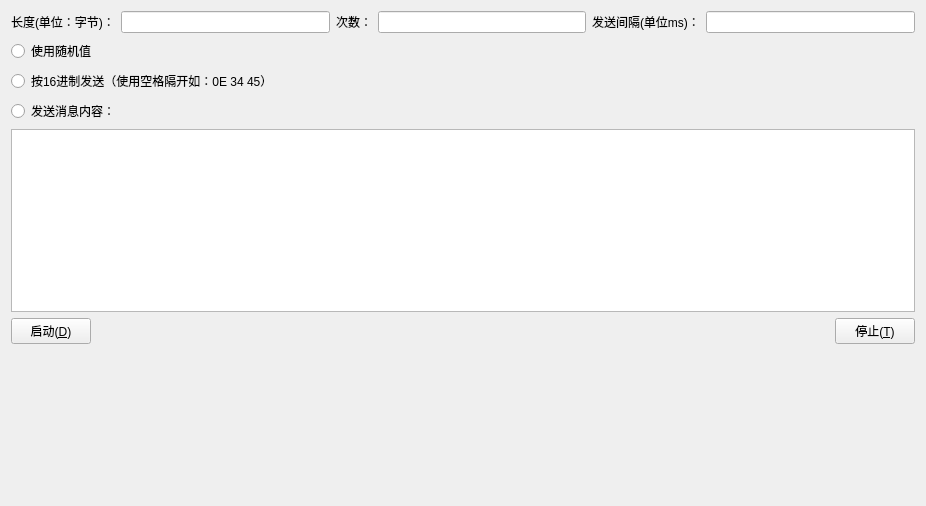
<?xml version="1.0" encoding="UTF-8"?>
<ui version="4.0">
 <class>panel_sim_storm</class>
 <widget class="QWidget" name="panel_sim_storm">
  <property name="geometry">
   <rect>
    <x>0</x>
    <y>0</y>
    <width>926</width>
    <height>506</height>
   </rect>
  </property>
  <property name="windowTitle">
   <string>Form</string>
  </property>
  <layout class="QGridLayout" name="gridLayout_2">
   <item row="0" column="0">
    <layout class="QHBoxLayout" name="horizontalLayout_2">
     <item>
      <widget class="QLabel" name="label_6">
       <property name="text">
        <string>长度(单位：字节)：</string>
       </property>
      </widget>
     </item>
     <item>
      <widget class="QLineEdit" name="lenLineEdit"/>
     </item>
     <item>
      <widget class="QLabel" name="label_5">
       <property name="text">
        <string>次数：</string>
       </property>
      </widget>
     </item>
     <item>
      <widget class="QLineEdit" name="sendNumLineEdit"/>
     </item>
     <item>
      <widget class="QLabel" name="label_7">
       <property name="text">
        <string>发送间隔(单位ms)：</string>
       </property>
      </widget>
     </item>
     <item>
      <widget class="QLineEdit" name="intervalLineEdit"/>
     </item>
    </layout>
   </item>
   <item row="1" column="0">
    <layout class="QGridLayout" name="gridLayout">
     <item row="0" column="0">
      <widget class="QRadioButton" name="randRadioButton">
       <property name="text">
        <string>使用随机值</string>
       </property>
       <property name="autoExclusive">
        <bool>true</bool>
       </property>
      </widget>
     </item>
     <item row="1" column="0">
      <widget class="QRadioButton" name="hexRradioButton">
       <property name="text">
        <string>按16进制发送（使用空格隔开如：0E 34 45）</string>
       </property>
       <property name="autoExclusive">
        <bool>true</bool>
       </property>
      </widget>
     </item>
     <item row="2" column="0">
      <widget class="QRadioButton" name="commonRradioButton">
       <property name="text">
        <string>发送消息内容：</string>
       </property>
       <property name="autoExclusive">
        <bool>true</bool>
       </property>
      </widget>
     </item>
     <item row="3" column="0">
      <widget class="QTextEdit" name="sendInfoTextEdit"/>
     </item>
    </layout>
   </item>
   <item row="2" column="0">
    <layout class="QHBoxLayout" name="horizontalLayout">
     <item>
      <widget class="QPushButton" name="startPushButton">
       <property name="text">
        <string>启动(&amp;D)</string>
       </property>
       <property name="icon">
        <iconset resource="sim_iec61850.qrc">
         <normaloff>:/sim_iec61850/Resources/KEY04.ICO</normaloff>:/sim_iec61850/Resources/KEY04.ICO</iconset>
       </property>
      </widget>
     </item>
     <item>
      <spacer name="horizontalSpacer">
       <property name="orientation">
        <enum>Qt::Horizontal</enum>
       </property>
       <property name="sizeHint" stdset="0">
        <size>
         <width>40</width>
         <height>20</height>
        </size>
       </property>
      </spacer>
     </item>
     <item>
      <widget class="QPushButton" name="stopPushButton">
       <property name="text">
        <string>停止(&amp;T)</string>
       </property>
       <property name="icon">
        <iconset resource="sim_iec61850.qrc">
         <normaloff>:/sim_iec61850/Resources/del.gif</normaloff>:/sim_iec61850/Resources/del.gif</iconset>
       </property>
      </widget>
     </item>
    </layout>
   </item>
   <item row="3" column="0">
    <spacer name="verticalSpacer">
     <property name="orientation">
      <enum>Qt::Vertical</enum>
     </property>
     <property name="sizeHint" stdset="0">
      <size>
       <width>20</width>
       <height>159</height>
      </size>
     </property>
    </spacer>
   </item>
  </layout>
 </widget>
 <resources>
  <include location="sim_iec61850.qrc"/>
 </resources>
 <connections/>
</ui>
